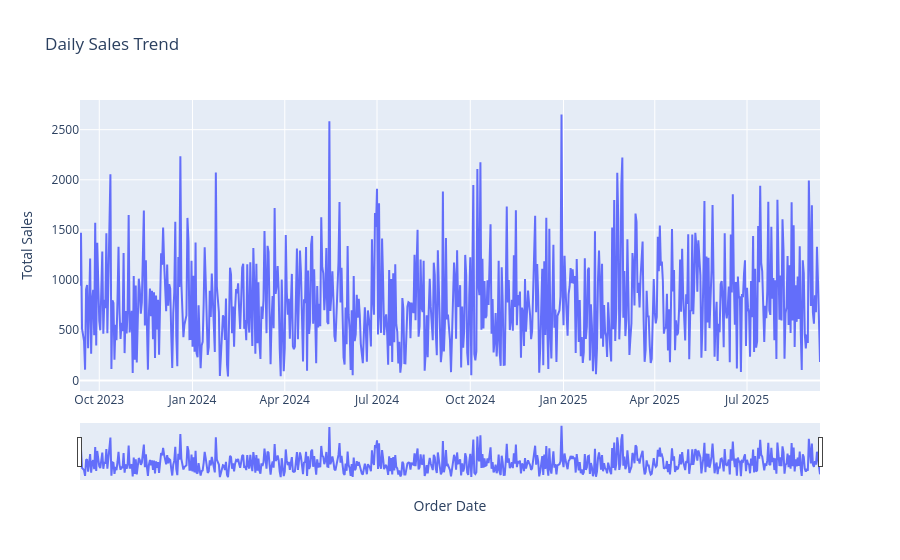

Notebook cell for this chart:
### Code cell
# Prepare daily sales data
daily_sales = (
    df.groupby("order_date", as_index=False)["total_amount"]
      .sum()
      .sort_values("order_date")
)

# Create interactive line chart with range slider
fig = px.line(
    daily_sales,
    x="order_date",
    y="total_amount",
    title="Daily Sales Trend",
    labels={
        "order_date": "Order Date",
        "total_amount": "Total Sales"
    }
)

# Add range slider
fig.update_xaxes(rangeslider_visible=True)

fig.show()

### Figure 1 — Plotly figure (JSON) as saved in the notebook; plotly's stock layout.template omitted (floating-point values rounded to 4 significant figures; data arrays with more than 128 entries replaced by an {"elided": "..."} marker saying what was removed)
{"data": [{"hovertemplate": "Order Date=%{x}<br>Total Sales=%{y}<extra></extra>", "legendgroup": "", "line": {"color": "#636efa", "dash": "solid"}, "marker": {"symbol": "circle"}, "mode": "lines", "name": "", "orientation": "v", "showlegend": false, "type": "scatter", "x": {"elided": "730 str values"}, "xaxis": "x", "y": {"elided": "730 float values"}, "yaxis": "y"}], "layout": {"legend": {"tracegroupgap": 0}, "title": {"text": "Daily Sales Trend"}, "xaxis": {"anchor": "y", "domain": [0, 1], "rangeslider": {"visible": true}, "title": {"text": "Order Date"}}, "yaxis": {"anchor": "x", "domain": [0, 1], "title": {"text": "Total Sales"}}}}
